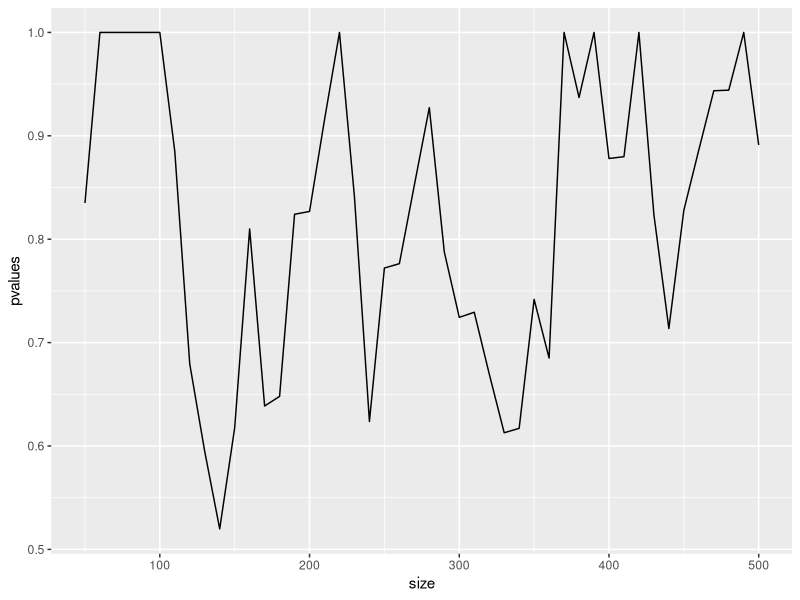
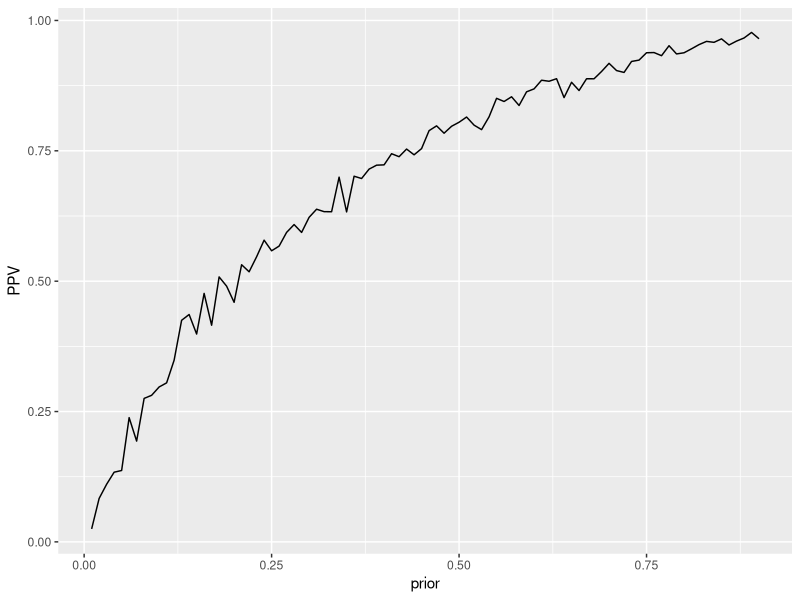
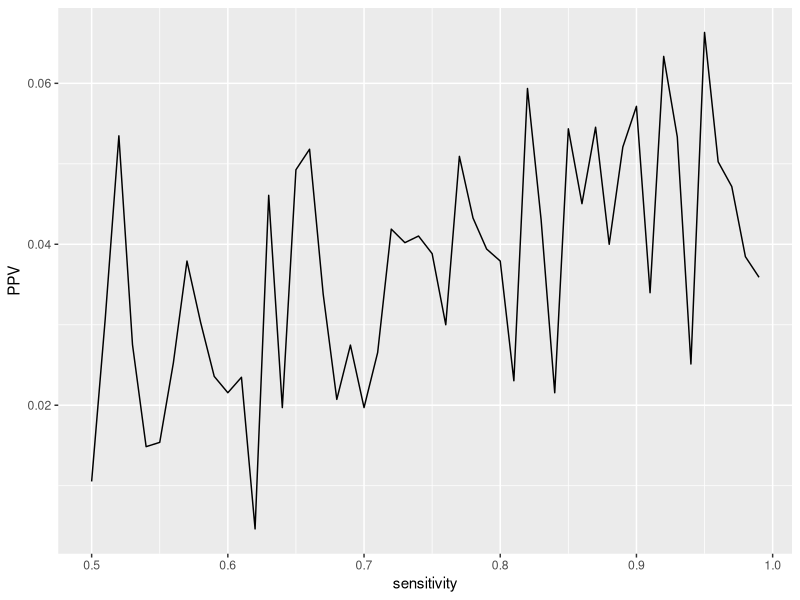
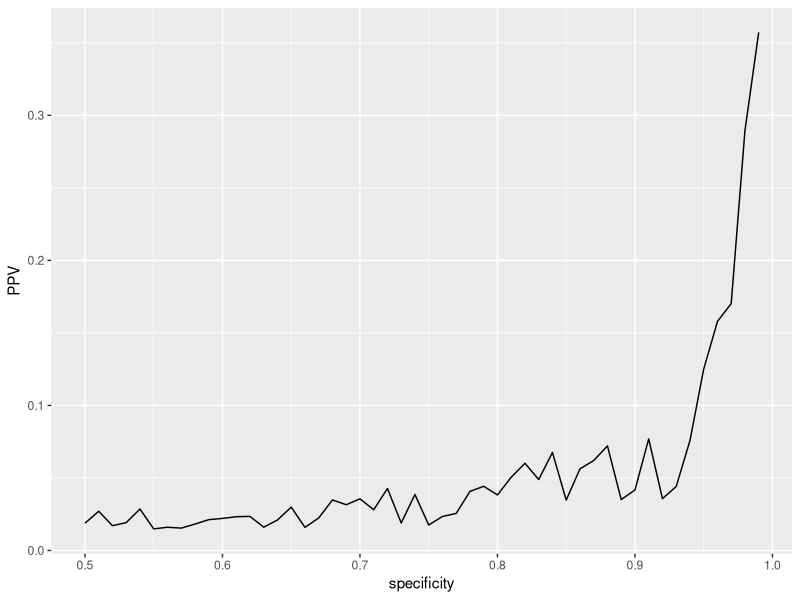

Generate these figures, in order, with R:
## ---- chunk 1
knitr::opts_chunk$set(echo = TRUE)
library(tidyverse)
## ---- chunk 2
# function to generate two samples with specified probabilities of disease and test for independence using increasing subsets of the data
p_hack <- function(probA, probB, size) {
  dis_genA <- rbinom(size,1,probA) # generate sample for genotype A
  dis_genB <- rbinom(size,1,probB) # generate sample for genotype B
  sample_sizes <- seq(50, size, 10)
  p_vec <- rep(0, length(sample_sizes))
  for (i in 1:length(sample_sizes)) {
     data_mat <- matrix(c(table(dis_genA[1:sample_sizes[i]]),table(dis_genB[1:sample_sizes[i]])),nrow=2,ncol=2) # assign data matrix
    rownames(data_mat) <- c('healthy','disease')
    colnames(data_mat) <- c('A', 'B')
    chisq_result <- chisq.test(data_mat) # run chi-squared test
    p_vec[i] <- chisq_result$p.value # return the p-value
  }
 # Return a data frame containinng the p-values and sample sizes for the tests
 return(data.frame(pvalues = p_vec, size = sample_sizes))
}
## ---- chunk 3
max_size <- 500  # max sample size for both genotypes
prob <- 0.3 # probability of disease for both genotypes

p_vals <- p_hack(probA = prob, probB = prob, size = max_size)
ggplot(data = p_vals) + aes(x = size, y = pvalues) + geom_line()

## ---- chunk 4
fish_significance <- function(max_size, prob, alpha) {
  result <- p_hack(probA = prob, probB = prob, size = max_size)
  return(min(result$pvalue)<alpha)
}

max_size <- 500  # max sample size for both genotypes
prob <- 0.3 # probability of disease for both genotypes
alpha <- 0.05
num <- 100

false_positive <- replicate (n = num, fish_significance(max_size, prob, alpha))
paste("The false discovery rate is", sum(false_positive)/num)
## ---- chunk 5
gwas_simulator <- function (test_specificity, test_sensitivity, prior, num_snps){
  # first, let's decide which SNPs are associated with the disease
  true_association <- runif(num_snps) <= prior
  # then, let's see whether our test can detect the difference.
  # for each SNPs, we simulate the test by drawing a random number between 0 and 1
  random_tests <- runif(num_snps)
  # if there is a true association, we check the specificity to determine whether we can pick it up
  # TRUE POSITIVES: there is an association and our test is sensitive enough to detect it
  TP <- sum(random_tests[true_association] < test_sensitivity)
  # FALSE NEGATIVES: there is an association, but we cannot detect it (TYPE II ERROR)
  FN <- sum(true_association) - TP
  # TRUE NEGATIVES: there is no association, and we are correct because we have enough specificity
  TN <- sum(random_tests[!true_association] < test_specificity)
  # FALSE POSITIVES: there is no association, but we find one anyway (TYPE I ERROR)
  FP <- sum(!true_association) - TN
  # return the PPV (positive predictive value) 
  return (TP / (TP + FP))
}
## ---- chunk 6
spec <- 0.8 # set specificity
sens <- 0.8 # set sensitivity
num.snps <- 1000 # number of SNPs
prior <- seq(0.01, 0.9, 0.01) # set the prior probability of the SNP being linked to disease
PPV <- rep(0,length(prior))
for (i in 1:length(prior)){
  result <- gwas_simulator(spec, sens, prior[i], num.snps)
  PPV[i] <- result
}
ggplot(data = data.frame(PPV = PPV, prior = prior)) + aes(x = prior, y = PPV) + geom_line()
## ---- chunk 7
spec <- 0.8 # set specificity
sens <- seq(0.5, 0.99, 0.01) # set sensitivity
num.snps <- 1000 # number of SNPs
prior <- 0.01 # set the prior probability of the SNP being linked to disease
PPV <- rep(0,length(sens))
for (i in 1:length(sens)){
  result <- gwas_simulator(spec, sens[i], prior, num.snps)
  PPV[i] <- result
}
ggplot(data = data.frame(PPV = PPV, sensitivity = sens)) + aes(x = sensitivity, y = PPV) + geom_line()
## ---- chunk 8
spec <- seq(0.5, 0.99, 0.01) # set specificity
sens <- 0.8 # set sensitivity
num.snps <- 1000 # number of SNPs
prior <- 0.01 # set the prior probability of the SNP being linked to disease
PPV <- rep(0,length(spec))
NPV <- rep(0,length(spec))
for (i in 1:length(spec)){
  result <- gwas_simulator(spec[i], sens, prior, num.snps)
  PPV[i] <- result
}
ggplot(data = data.frame(PPV = PPV, specificity = spec)) + aes(x = specificity, y = PPV) + geom_line()
